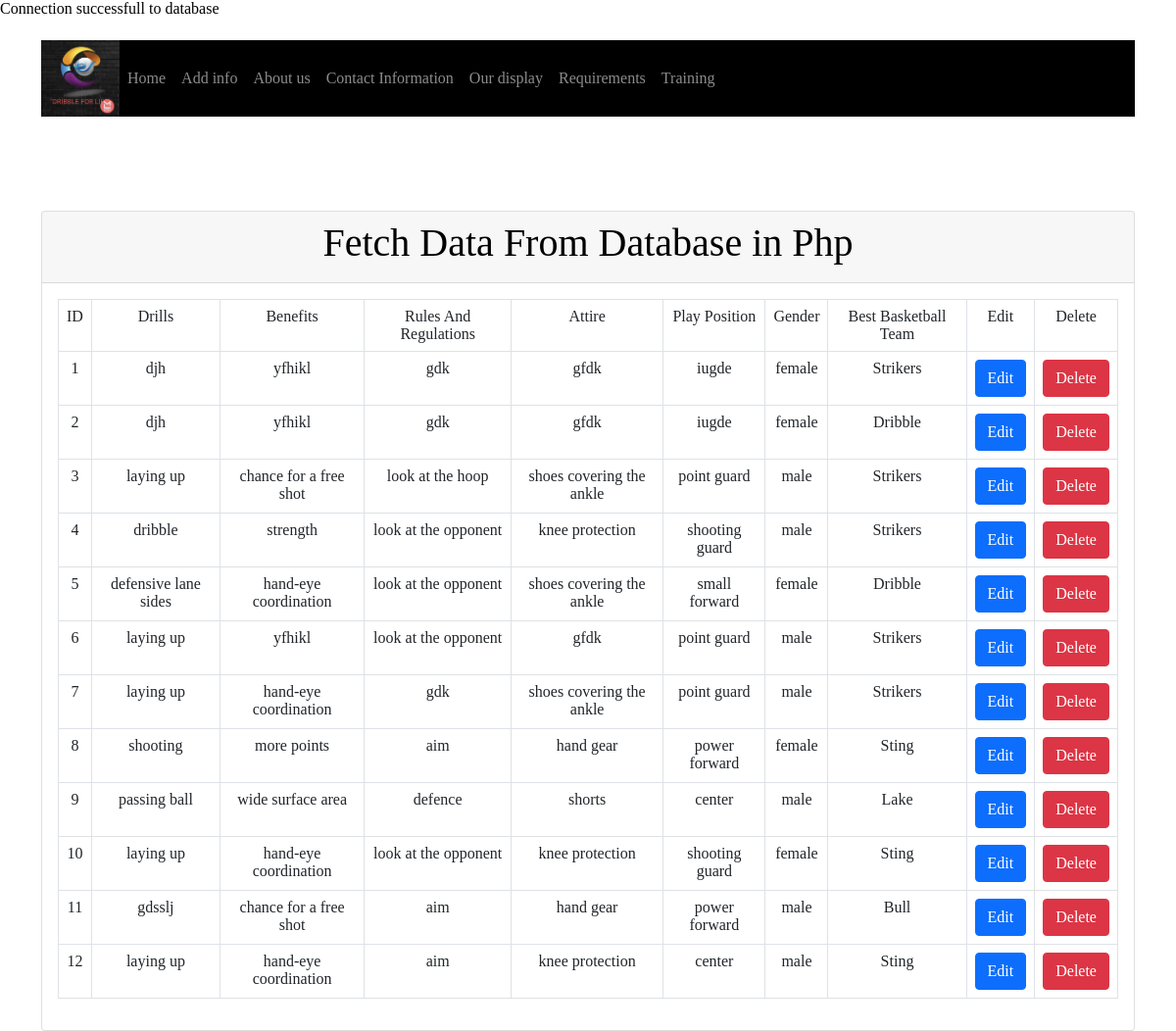
/Training.php, run on the app's committed database.
### tables this page shows
CREATE TABLE `dribble` (
  `ID` int(11) NOT NULL,
  `Drills` varchar(100) NOT NULL,
  `Benefits` varchar(100) NOT NULL,
  `RulesAndRegulations` varchar(100) NOT NULL,
  `Attire` varchar(100) NOT NULL,
  `PlayPosition` varchar(100) NOT NULL,
  `Gender` varchar(100) NOT NULL,
  `BestBasketballTeam` varchar(100) NOT NULL
);

### Training.php (the view, shortened to what this page needs)
<?php
    require_once('db.php');
    $query ="select * from Dribble";
    $result = mysqli_query($connect,$query);
?>
<html lang="en">
    <head>
        <link rel="stylesheet" href="css/bootstrap.min.css">
    </head>
    <body class="bg-black">
       <div class="container">
            <div class="row">
            </div>
            <div class="row mt-5">
                <div class="col">
                    <div class="card mt-5">
                        <div class="card-header">
                            <h2 class="display-6 text-center">Fetch Data From Database in Php</h2>
                        </div>
                        <div class="card-body">
                            <table class="table table-bordered text-center">
                                <tr class="bg-dark text-white">
                                    <td>ID</td>
                                    <td>Drills</td>
                                    <td>Benefits</td>
                                    <td>Rules And Regulations</td>
                                    <td>Attire</td>
                                    <td>Play Position</td>
                                    <td>Gender</td>
                                    <td>Best Basketball Team</td>
                                    <td>Edit</td>
                                    <td>Delete</td>
                                </tr>
                                <tr>
                                    <?php
                                    while($row = mysqli_fetch_assoc($result))
                                    {
                                    ?>
                                    <td><?php echo $row['ID'] ?></td>
                                    <td><?php echo $row['Drills'] ?></td>
                                    <td><?php echo $row['Benefits'] ?></td>
                                    <td><?php echo $row['RulesAndRegulations'] ?></td>
                                    <td><?php echo $row['Attire'] ?></td>
                                    <td><?php echo $row['PlayPosition'] ?></td>
                                    <td><?php echo $row['Gender'] ?></td>
                                    <td><?php echo $row['BestBasketballTeam'] ?></td>
                                    <td><a href="#" class="btn btn-primary">Edit</a></td>
                                    <td><a href="#" class="btn btn-danger">Delete</a></td>
                                </tr>
                                <?php
                                }
                                ?>
                            </table>
                        </div>
                    </div>
            </div>
       </div>
    </body>
</html>

### data on the page
dribble: ID "1", Drills "djh", Benefits "yfhikl", RulesAndRegulations "gdk", Attire "gfdk", PlayPosition "iugde", Gender "female", BestBasketballTeam "Strikers"
dribble: ID "2", Drills "djh", Benefits "yfhikl", RulesAndRegulations "gdk", Attire "gfdk", PlayPosition "iugde", Gender "female", BestBasketballTeam "Dribble"
dribble: ID "3", Drills "laying up", Benefits "chance for a free shot", RulesAndRegulations "look at the hoop", Attire "shoes covering the ankle", PlayPosition "point guard", Gender "male", BestBasketballTeam "Strikers"
dribble: ID "4", Drills "dribble", Benefits "strength", RulesAndRegulations "look at the opponent", Attire "knee protection", PlayPosition "shooting guard", Gender "male", BestBasketballTeam "Strikers"
dribble: ID "5", Drills "defensive lane sides", Benefits "hand-eye coordination", RulesAndRegulations "look at the opponent", Attire "shoes covering the ankle", PlayPosition "small forward", Gender "female", BestBasketballTeam "Dribble"
dribble: ID "6", Drills "laying up", Benefits "yfhikl", RulesAndRegulations "look at the opponent", Attire "gfdk", PlayPosition "point guard", Gender "male", BestBasketballTeam "Strikers"
dribble: ID "7", Drills "laying up", Benefits "hand-eye coordination", RulesAndRegulations "gdk", Attire "shoes covering the ankle", PlayPosition "point guard", Gender "male", BestBasketballTeam "Strikers"
dribble: ID "8", Drills "shooting", Benefits "more points", RulesAndRegulations "aim", Attire "hand gear", PlayPosition "power forward", Gender "female", BestBasketballTeam "Sting"
dribble: ID "9", Drills "passing ball", Benefits "wide surface area", RulesAndRegulations "defence", Attire "shorts", PlayPosition "center", Gender "male", BestBasketballTeam "Lake"
dribble: ID "10", Drills "laying up", Benefits "hand-eye coordination", RulesAndRegulations "look at the opponent", Attire "knee protection", PlayPosition "shooting guard", Gender "female", BestBasketballTeam "Sting"
dribble: ID "11", Drills "gdsslj", Benefits "chance for a free shot", RulesAndRegulations "aim", Attire "hand gear", PlayPosition "power forward", Gender "male", BestBasketballTeam "Bull"
dribble: ID "12", Drills "laying up", Benefits "hand-eye coordination", RulesAndRegulations "aim", Attire "knee protection", PlayPosition "center", Gender "male", BestBasketballTeam "Sting"
